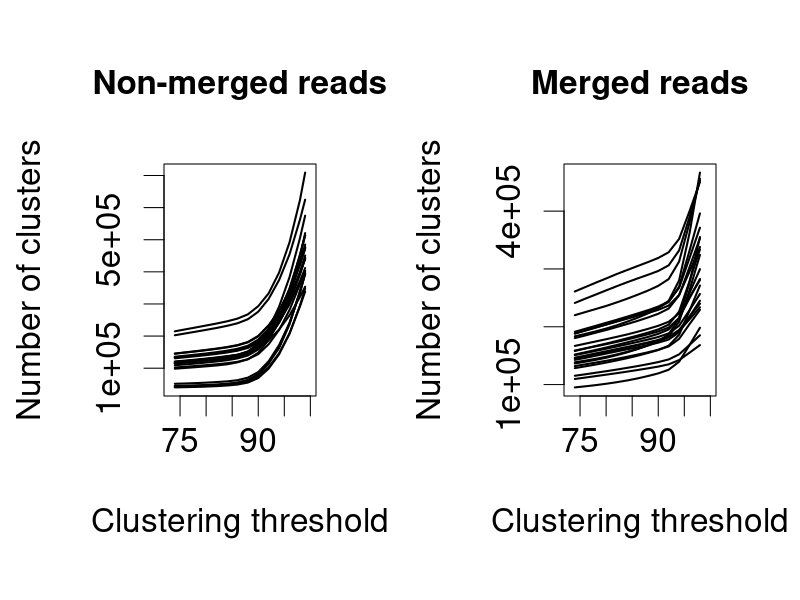
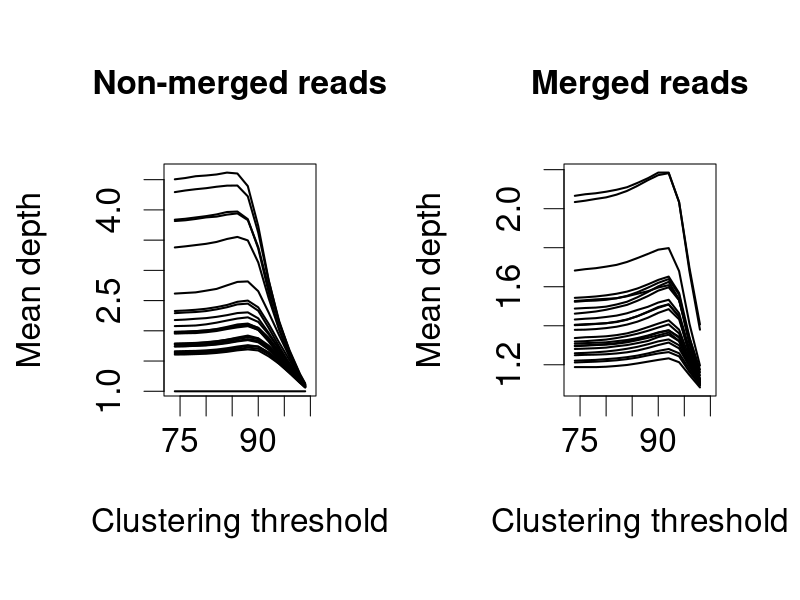
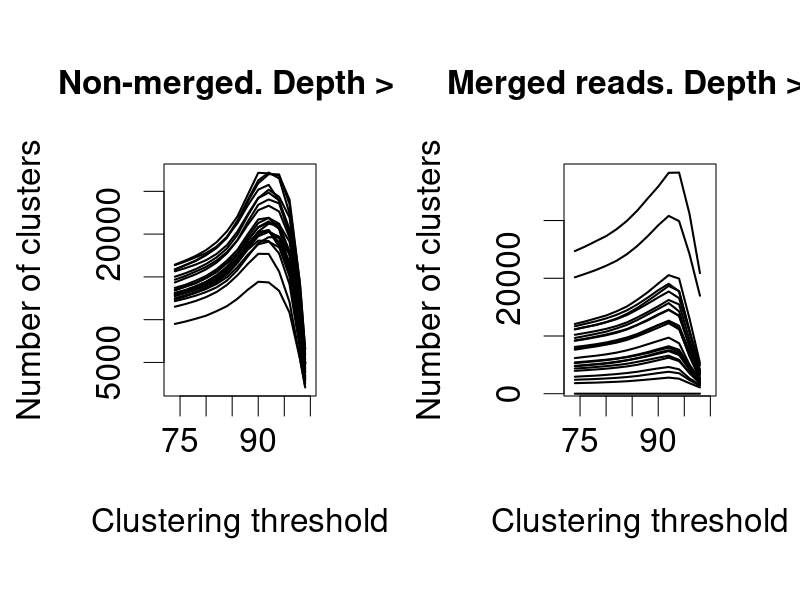
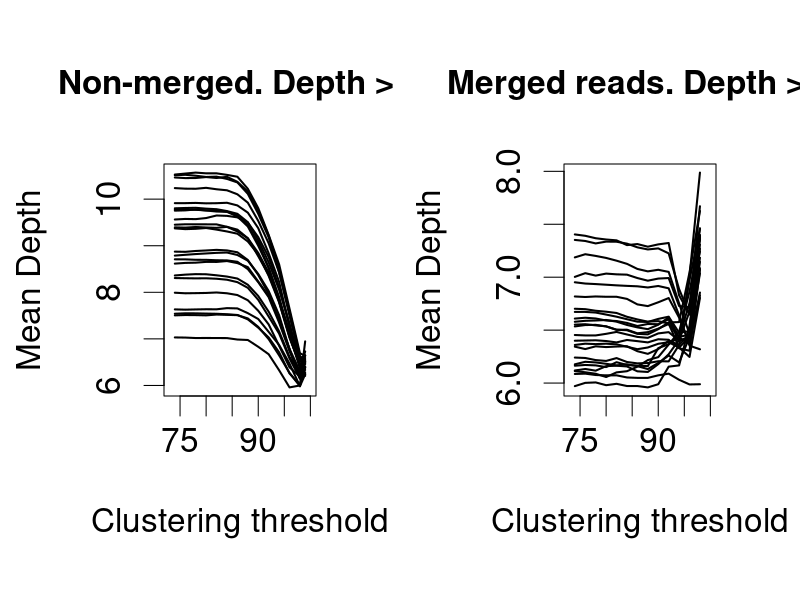
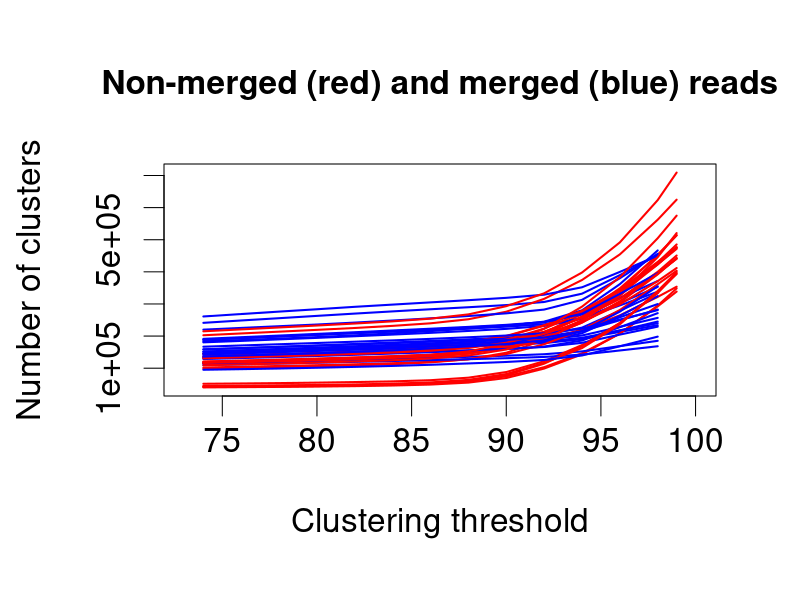

Write the R code that produced these figures, in order.
pe <- as.matrix(read.table("pe/summary.txt", header=TRUE))
se <- as.matrix(read.table("se/summary.txt", header=TRUE))

x <- c(74,76,78,80,82,84,86,88,90,92,94,96,98,99)
x.pe <- x[1:(dim(pe)[2]/4)]
x.se <- x[1:(dim(se)[2]/4)]

filenames   <- c("clustNum.png", "meanDepth.png", "clustNumD3.png", "meanDepthD3.png")
main.first  <- c("Non-merged reads", "Non-merged reads", "Non-merged. Depth > 2", "Non-merged. Depth > 2")
main.second <- c("Merged reads", "Merged reads", "Merged reads. Depth > 2", "Merged reads. Depth > 2")
ylabs  <- c("Number of clusters", "Mean depth", "Number of clusters", "Mean Depth")

for (j in 1:4) {
   png(filename=filenames[j], width= 2000, height=1000)
   par(mfrow=c(1,2), mex=2)
   plot(c(73,100), c(min(pe[pe[,j] > 1, seq(from=j, by=4, to=dim(pe)[2])]), max(pe[,seq(from=j, by=4, to=dim(pe)[2])])), 
      type="n", xlab="Clustering threshold", ylab=ylabs[j],
      main=main.first[j], cex.main=2, cex.lab=2, cex.axis=2, lwd=2)
   for (i in 1:24) {
      lines(x.pe, pe[i,seq(from=j, by=4, to=dim(pe)[2])], lwd=2)
   }

   plot(c(73,100), c(min(se[se[,j] > 1, seq(from=j, by=4, to=dim(se)[2])]), max(se[,seq(from=j, by=4, to=dim(se)[2])])), 
      type="n", xlab="Clustering threshold", ylab=ylabs[j],
      main=main.second[j], cex.main=2, cex.lab=2, cex.axis=2)
   for (i in c(1:24)) {
      lines(x.se, se[i,seq(from=j, by=4, to=dim(se)[2])], lwd=2)
   }
   dev.off()
}


png(filename="clustNum1plot.png", width=1000, height=1000)
par(mex=2)
plot(c(73,100), c(min(min( pe[pe[,1] > 1, seq(from=1, by=4, to=dim(pe)[2])] ), min( se[se[,1]>1, seq(from=1, by=4, to=dim(se)[2])] )),
                  max(max( pe[pe[,1] > 1, seq(from=1, by=4, to=dim(pe)[2])] ), max( se[se[,1]>1, seq(from=1, by=4, to=dim(se)[2])] ))),
     type = "n", xlab = "Clustering threshold", ylab = "Number of clusters",
     main = "Non-merged (red) and merged (blue) reads", cex.main=2, cex.lab=2, cex.axis=2)
for (i in 1:24) {
   lines(x.pe, pe[i, seq(from=1, by=4, to=dim(pe)[2])], col="red", lwd=2)
   lines(x.se, se[i, seq(from=1, by=4, to=dim(se)[2])], col="blue", lwd=2)
}
dev.off()
